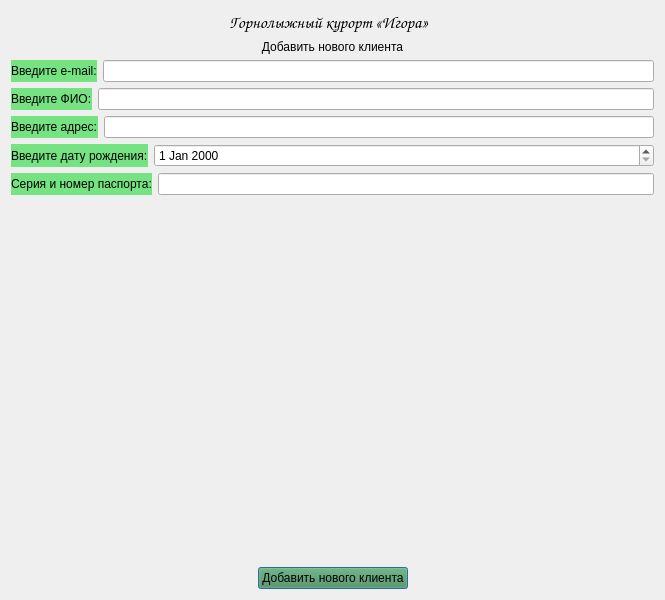
<?xml version="1.0" encoding="UTF-8"?>
<ui version="4.0">
 <class>Dialog</class>
 <widget class="QDialog" name="Dialog">
  <property name="geometry">
   <rect>
    <x>0</x>
    <y>0</y>
    <width>665</width>
    <height>600</height>
   </rect>
  </property>
  <property name="windowTitle">
   <string>Dialog</string>
  </property>
  <layout class="QVBoxLayout" name="verticalLayout">
   <item>
    <layout class="QHBoxLayout" name="horizontalLayout_2" stretch="3,2,2,1">
     <property name="leftMargin">
      <number>12</number>
     </property>
     <property name="rightMargin">
      <number>0</number>
     </property>
     <item>
      <spacer name="horizontalSpacer">
       <property name="orientation">
        <enum>Qt::Horizontal</enum>
       </property>
       <property name="sizeHint" stdset="0">
        <size>
         <width>40</width>
         <height>20</height>
        </size>
       </property>
      </spacer>
     </item>
     <item>
      <widget class="QLabel" name="label">
       <property name="minimumSize">
        <size>
         <width>0</width>
         <height>0</height>
        </size>
       </property>
       <property name="font">
        <font>
         <family>Comic Sans MS</family>
         <pointsize>13</pointsize>
        </font>
       </property>
       <property name="text">
        <string>Горнолыжный курорт «Игора»    </string>
       </property>
       <property name="alignment">
        <set>Qt::AlignCenter</set>
       </property>
      </widget>
     </item>
     <item>
      <spacer name="horizontalSpacer_6">
       <property name="orientation">
        <enum>Qt::Horizontal</enum>
       </property>
       <property name="sizeHint" stdset="0">
        <size>
         <width>40</width>
         <height>20</height>
        </size>
       </property>
      </spacer>
     </item>
     <item>
      <widget class="QLabel" name="logo">
       <property name="maximumSize">
        <size>
         <width>80</width>
         <height>80</height>
        </size>
       </property>
       <property name="text">
        <string/>
       </property>
       <property name="pixmap">
        <pixmap>img/logo_mini.png</pixmap>
       </property>
      </widget>
     </item>
    </layout>
   </item>
   <item>
    <layout class="QVBoxLayout" name="verticalLayout_2">
     <item>
      <widget class="QLabel" name="label_2">
       <property name="styleSheet">
        <string notr="true">font: 11pt &quot;Comic Sans MS&quot;;</string>
       </property>
       <property name="text">
        <string>Добавить нового клиента</string>
       </property>
       <property name="alignment">
        <set>Qt::AlignCenter</set>
       </property>
      </widget>
     </item>
     <item>
      <layout class="QVBoxLayout" name="verticalLayout_5">
       <item>
        <layout class="QHBoxLayout" name="horizontalLayout_4">
         <item>
          <widget class="QLabel" name="label_5">
           <property name="styleSheet">
            <string notr="true">background-color: rgb(118, 227, 131);
font: 9pt &quot;Comic Sans MS&quot;;</string>
           </property>
           <property name="text">
            <string>Введите e-mail:</string>
           </property>
          </widget>
         </item>
         <item>
          <widget class="QLineEdit" name="edit_email"/>
         </item>
        </layout>
       </item>
       <item>
        <layout class="QHBoxLayout" name="horizontalLayout_20" stretch="0,100">
         <item>
          <widget class="QLabel" name="label_3">
           <property name="styleSheet">
            <string notr="true">background-color: rgb(118, 227, 131);
font: 9pt &quot;Comic Sans MS&quot;;</string>
           </property>
           <property name="text">
            <string>Введите ФИО:</string>
           </property>
          </widget>
         </item>
         <item>
          <widget class="QLineEdit" name="edit_fio"/>
         </item>
        </layout>
       </item>
       <item>
        <layout class="QHBoxLayout" name="horizontalLayout_19" stretch="0,0">
         <item>
          <widget class="QLabel" name="label_18">
           <property name="styleSheet">
            <string notr="true">background-color: rgb(118, 227, 131);
font: 9pt &quot;Comic Sans MS&quot;;</string>
           </property>
           <property name="text">
            <string>Введите адрес:</string>
           </property>
          </widget>
         </item>
         <item>
          <widget class="QLineEdit" name="edit_address"/>
         </item>
        </layout>
       </item>
       <item>
        <layout class="QHBoxLayout" name="horizontalLayout_5" stretch="0,100">
         <property name="spacing">
          <number>6</number>
         </property>
         <item>
          <widget class="QLabel" name="label_7">
           <property name="styleSheet">
            <string notr="true">background-color: rgb(118, 227, 131);
font: 9pt &quot;Comic Sans MS&quot;;</string>
           </property>
           <property name="text">
            <string>Введите дату рождения:</string>
           </property>
          </widget>
         </item>
         <item>
          <widget class="QDateEdit" name="date_birth"/>
         </item>
        </layout>
       </item>
       <item>
        <layout class="QHBoxLayout" name="horizontalLayout">
         <item>
          <widget class="QLabel" name="label_4">
           <property name="styleSheet">
            <string notr="true">background-color: rgb(118, 227, 131);
font: 9pt &quot;Comic Sans MS&quot;;</string>
           </property>
           <property name="text">
            <string>Серия и номер паспорта:</string>
           </property>
          </widget>
         </item>
         <item>
          <widget class="QLineEdit" name="edit_passport"/>
         </item>
        </layout>
       </item>
      </layout>
     </item>
     <item>
      <spacer name="verticalSpacer">
       <property name="orientation">
        <enum>Qt::Vertical</enum>
       </property>
       <property name="sizeHint" stdset="0">
        <size>
         <width>20</width>
         <height>40</height>
        </size>
       </property>
      </spacer>
     </item>
     <item>
      <layout class="QHBoxLayout" name="horizontalLayout_3">
       <item>
        <spacer name="horizontalSpacer_2">
         <property name="orientation">
          <enum>Qt::Horizontal</enum>
         </property>
         <property name="sizeHint" stdset="0">
          <size>
           <width>40</width>
           <height>20</height>
          </size>
         </property>
        </spacer>
       </item>
       <item>
        <widget class="QPushButton" name="btn_add_client">
         <property name="styleSheet">
          <string notr="true">background-color: rgb(73, 140, 81);
font: 9pt &quot;Comic Sans MS&quot;;</string>
         </property>
         <property name="text">
          <string>Добавить нового клиента</string>
         </property>
        </widget>
       </item>
       <item>
        <spacer name="horizontalSpacer_3">
         <property name="orientation">
          <enum>Qt::Horizontal</enum>
         </property>
         <property name="sizeHint" stdset="0">
          <size>
           <width>40</width>
           <height>20</height>
          </size>
         </property>
        </spacer>
       </item>
      </layout>
     </item>
    </layout>
   </item>
  </layout>
 </widget>
 <resources/>
 <connections/>
</ui>
